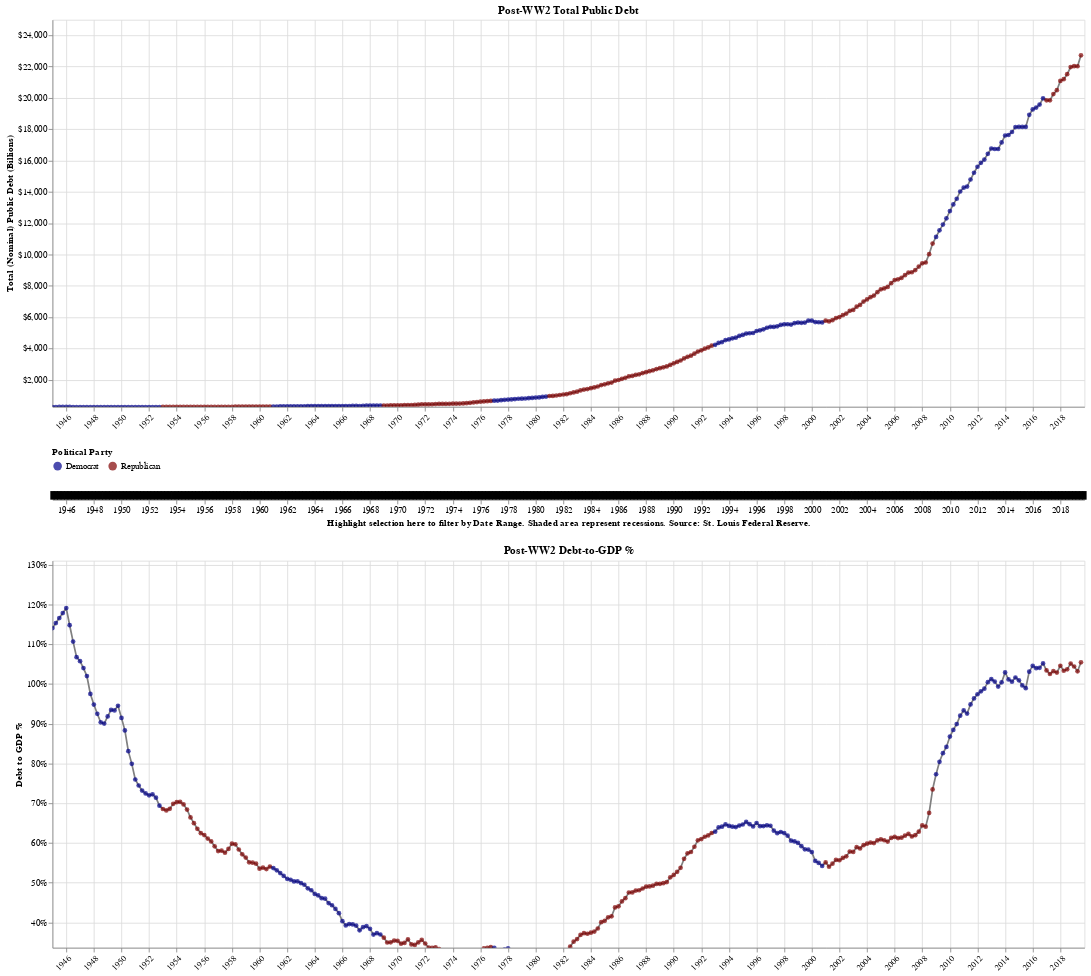

Notebook cell for this chart:
### Code cell
# Set chart size/specs

# Set range for y-axis on both charts
yrange_gdp= (min(gdp_chart['Total_Public_Debt'].dropna())*1.1, max(gdp_chart['Total_Public_Debt'].dropna()*1.1))

yrange_unemp= (min(gdp_chart.debt_gdp_per.dropna())*1.1, max(gdp_chart.debt_gdp_per.dropna()*1.1))

#parameter for opacity. Used to shade recessions.
recession_op=0.2

# Selector to change time interval for the charts
brush = alt.selection(type='interval', encodings=['x'],empty='none')
selection1 = alt.selection_single()

#Base for the top chart
upper1= (alt.Chart(source).encode(
    x=alt.X('DATE:T',scale=alt.Scale(domain=brush),axis=alt.Axis(labelAngle=-45,title=None)),
    y=alt.Y('Total_Public_Debt:Q',impute=alt.ImputeParams(value=None),
            axis=alt.Axis(format='$,.0f'),
          scale=alt.Scale(domain=yrange_gdp),title='Total (Nominal) Public Debt (Billions)'),)
    .properties(width=chart_width,height=chart_height,title= 'Post-WW2 Total Public Debt')
        )

#Top line chart and circle pointers for the tooltips
upper1_line=upper1.mark_line(color='grey')
upper1_circle=upper1.mark_circle().encode(
    tooltip=[alt.Tooltip('DATE',format='%b %Y',title='Date'), 'President', alt.Tooltip('Total_Public_Debt',format='$,.0f',title="Total (Nominal) Public Debt (Billions)"),alt.Tooltip('real_gdp',format='$,.2f',title='Real GDP (USD Billions)')],
    color=alt.Color('Party',scale=alt.Scale(domain=['Democrat','Republican'], range=['darkblue','maroon']),legend=alt.Legend(title="Political Party",orient='bottom'))
).add_selection(selection1)


#bar chart of federal deficit
budget = (alt.Chart(source)
         .mark_bar(color='grey')
         .encode(
    alt.X('DATE:T',scale=alt.Scale(domain=brush),title='Year',axis=None),
    y=alt.Y('Federal_Surplus_or_Deficit:Q',impute=alt.ImputeParams(value=None),title='Federal Surplus/Deficit (Millions)',axis=alt.Axis(format='$,.0f',gridOpacity =0,orient='right'))
         ).properties(width=chart_width,height=200)
         )

budget_text = budget.mark_text(
    align='left',
    baseline='top',
    dx=0,
    dy=-1000,  # Nudges text to right so it doesn't appear on top of the bar
    angle=270
).encode(
    text=alt.Text('Federal_Surplus_or_Deficit:Q',format='$,.0f')
)



#Set up chart to shade recessions
upper1_recession = upper1.mark_area(yOffset=-5,y2Offset=1000).encode(
    y=alt.Y('Total_Public_Debt:Q',impute=alt.ImputeParams(value=None),
    scale=alt.Scale(domain = yrange_gdp)),
    color=alt.Color('Recession:O',scale=alt.Scale(domain=['0','1'], range=['transparent','black']),legend=None),opacity=alt.value(recession_op)
    )


#Base for the bottom chart
lower1= (alt.Chart(source).encode(
    x=alt.X('DATE:T',scale=alt.Scale(domain=brush),axis=alt.Axis(labelAngle=-45,title=None)),
    y=alt.Y('debt_gdp_per:Q',impute=alt.ImputeParams(value=None),
            axis=alt.Axis(format='%'),
          scale=alt.Scale(domain = yrange_unemp),title='Debt to GDP %')
    )
    .properties(width=chart_width,height=chart_height, title= 'Post-WW2 Debt-to-GDP %')
        )

#Bottom line chart and circle pointers for the tooltips
lower1_line=lower1.mark_line(color='grey')
lower1_circle=lower1.mark_circle().encode(
    tooltip=[alt.Tooltip('DATE',format='%b %Y',title='Date'), 'President', alt.Tooltip('debt_gdp_per',title='Debt to GDP %',format='.2%'),alt.Tooltip('real_gdp',format='$,.2f',title='Real GDP (USD Billions)')],
    color=alt.Color('Party',scale=alt.Scale(domain=['Democrat','Republican'], range=['darkblue','maroon']),legend=None)).add_selection(selection1)



#Set up recessions for lower chart
lower1_recession= lower1.mark_area().encode(
    y=alt.Y('debt_gdp_per:Q',impute=alt.ImputeParams(value=None),
    scale=alt.Scale(domain = yrange_unemp)),
    color=alt.Color('Recession:N',scale=alt.Scale(domain=['0','1'], range=['transparent','black']),legend=None),opacity=alt.value(recession_op)
)

#Set up chart used to select time intervals
date_range = (alt.Chart(source)
         .mark_rule(size=5,color='black')
         .encode(
    alt.X('DATE:T',scale=alt.Scale(),title='Highlight selection here to filter by Date Range. Shaded area represent recessions. Source: St. Louis Federal Reserve.'))
         .properties(width=chart_width,height=10)
         .add_selection(brush)   
)

budget.configure_view(
    stroke="transparent")

budget_text.configure_axis(
    labelFontSize=50
).configure_text(
    fontSize=20
)

econ2_chart = alt.layer(upper1_line,upper1_circle, upper1_recession).resolve_scale(color='independent')  & date_range & alt.layer(lower1_line, lower1_circle, lower1_recession).resolve_scale(color='independent')

# Save the chart as HTML file
econ2_chart.save(f'{htmlpath}econ2_chart.html')

#Display the chart
econ2_chart

### Figure 1 — Vega-Lite specification as saved in the notebook (floating-point values rounded to 4 significant figures; data arrays with more than 128 entries replaced by an {"elided": "..."} marker saying what was removed)
{"config": {"view": {"continuousWidth": 400, "continuousHeight": 300}}, "vconcat": [{"layer": [{"mark": {"type": "line", "color": "grey"}, "encoding": {"x": {"type": "temporal", "axis": {"labelAngle": -45, "title": null}, "field": "DATE", "scale": {"domain": {"selection": "selector195"}}}, "y": {"type": "quantitative", "axis": {"format": "$,.0f"}, "field": "Total_Public_Debt", "impute": {"value": null}, "scale": {"domain": [277.2, 24990.0]}, "title": "Total (Nominal) Public Debt (Billions)"}}, "height": 450, "title": "Post-WW2 Total Public Debt", "width": 1200}, {"mark": "circle", "encoding": {"color": {"type": "nominal", "field": "Party", "legend": {"orient": "bottom", "title": "Political Party"}, "scale": {"domain": ["Democrat", "Republican"], "range": ["darkblue", "maroon"]}}, "tooltip": [{"type": "temporal", "field": "DATE", "format": "%b %Y", "title": "Date"}, {"type": "nominal", "field": "President"}, {"type": "quantitative", "field": "Total_Public_Debt", "format": "$,.0f", "title": "Total (Nominal) Public Debt (Billions)"}, {"type": "quantitative", "field": "real_gdp", "format": "$,.2f", "title": "Real GDP (USD Billions)"}], "x": {"type": "temporal", "axis": {"labelAngle": -45, "title": null}, "field": "DATE", "scale": {"domain": {"selection": "selector195"}}}, "y": {"type": "quantitative", "axis": {"format": "$,.0f"}, "field": "Total_Public_Debt", "impute": {"value": null}, "scale": {"domain": [277.2, 24990.0]}, "title": "Total (Nominal) Public Debt (Billions)"}}, "height": 450, "selection": {"selector196": {"type": "single"}}, "title": "Post-WW2 Total Public Debt", "width": 1200}, {"mark": {"type": "area", "y2Offset": 1000, "yOffset": -5}, "encoding": {"color": {"type": "ordinal", "field": "Recession", "legend": null, "scale": {"domain": ["0", "1"], "range": ["transparent", "black"]}}, "opacity": {"value": 0.2}, "x": {"type": "temporal", "axis": {"labelAngle": -45, "title": null}, "field": "DATE", "scale": {"domain": {"selection": "selector195"}}}, "y": {"type": "quantitative", "field": "Total_Public_Debt", "impute": {"value": null}, "scale": {"domain": [277.2, 24990.0]}}}, "height": 450, "title": "Post-WW2 Total Public Debt", "width": 1200}], "data": {"name": "data-523812bb23d556ab197d7b778927dcd0"}, "resolve": {"scale": {"color": "independent"}}}, {"data": {"name": "data-523812bb23d556ab197d7b778927dcd0"}, "mark": {"type": "rule", "color": "black", "size": 5}, "encoding": {"x": {"type": "temporal", "field": "DATE", "scale": {}, "title": "Highlight selection here to filter by Date Range. Shaded area represent recessions. Source: St. Louis Federal Reserve."}}, "height": 10, "selection": {"selector195": {"type": "interval", "encodings": ["x"], "empty": "none"}}, "width": 1200}, {"layer": [{"mark": {"type": "line", "color": "grey"}, "encoding": {"x": {"type": "temporal", "axis": {"labelAngle": -45, "title": null}, "field": "DATE", "scale": {"domain": {"selection": "selector195"}}}, "y": {"type": "quantitative", "axis": {"format": "%"}, "field": "debt_gdp_per", "impute": {"value": null}, "scale": {"domain": [0.3366, 1.31]}, "title": "Debt to GDP %"}}, "height": 450, "title": "Post-WW2 Debt-to-GDP %", "width": 1200}, {"mark": "circle", "encoding": {"color": {"type": "nominal", "field": "Party", "legend": null, "scale": {"domain": ["Democrat", "Republican"], "range": ["darkblue", "maroon"]}}, "tooltip": [{"type": "temporal", "field": "DATE", "format": "%b %Y", "title": "Date"}, {"type": "nominal", "field": "President"}, {"type": "quantitative", "field": "debt_gdp_per", "format": ".2%", "title": "Debt to GDP %"}, {"type": "quantitative", "field": "real_gdp", "format": "$,.2f", "title": "Real GDP (USD Billions)"}], "x": {"type": "temporal", "axis": {"labelAngle": -45, "title": null}, "field": "DATE", "scale": {"domain": {"selection": "selector195"}}}, "y": {"type": "quantitative", "axis": {"format": "%"}, "field": "debt_gdp_per", "impute": {"value": null}, "scale": {"domain": [0.3366, 1.31]}, "title": "Debt to GDP %"}}, "height": 450, "selection": {"selector196": {"type": "single"}}, "title": "Post-WW2 Debt-to-GDP %", "width": 1200}, {"mark": "area", "encoding": {"color": {"type": "nominal", "field": "Recession", "legend": null, "scale": {"domain": ["0", "1"], "range": ["transparent", "black"]}}, "opacity": {"value": 0.2}, "x": {"type": "temporal", "axis": {"labelAngle": -45, "title": null}, "field": "DATE", "scale": {"domain": {"selection": "selector195"}}}, "y": {"type": "quantitative", "field": "debt_gdp_per", "impute": {"value": null}, "scale": {"domain": [0.3366, 1.31]}}}, "height": 450, "title": "Post-WW2 Debt-to-GDP %", "width": 1200}], "data": {"name": "data-523812bb23d556ab197d7b778927dcd0"}, "resolve": {"scale": {"color": "independent"}}}], "$schema": "https://vega.github.io/schema/vega-lite/v4.0.0.json", "datasets": {"data-523812bb23d556ab197d7b778927dcd0": {"elided": "300 records"}}}
